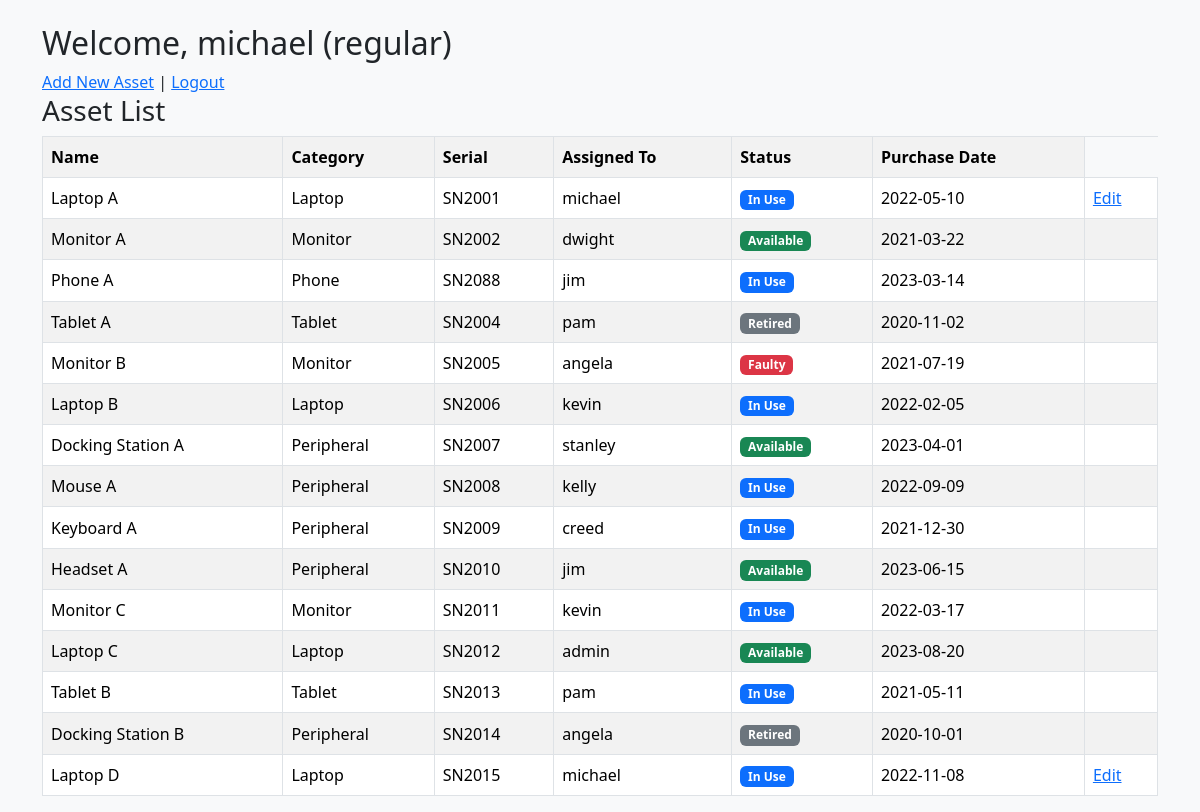
Page /dashboard (signed in) on the committed database.
### models.py (models this page shows)
class User(db.Model):
    id = db.Column(db.Integer, primary_key=True)
    username = db.Column(db.String(100), unique=True, nullable=False)
    password = db.Column(db.String(200), nullable=False)
    role = db.Column(db.String(10), nullable=False)  # 'admin' or 'regular'

class Asset(db.Model):
    id = db.Column(db.Integer, primary_key=True)
    name = db.Column(db.String(100), nullable=False)
    category = db.Column(db.String(50), nullable=False)
    serial_number = db.Column(db.String(100), unique=True, nullable=False)
    assigned_to_id = db.Column(db.Integer, db.ForeignKey('user.id'))
    assigned_user = db.relationship('User', backref='assets')
    purchase_date = db.Column(db.Date)
    status = db.Column(db.String(50), default="Available")

### app.py (the view)
@app.route('/dashboard')
def dashboard():
    if 'username' not in session:
        return redirect(url_for('login'))
    assets = Asset.query.all()
    return render_template('dashboard.html', user=session['username'], role=session['role'], assets=assets)

### templates/dashboard.html (shortened to what this page needs)
{% extends "base.html" %}
{% block content %}
<h2>Welcome, {{ user }} ({{ role }})</h2>
<a href="{{ url_for('add_asset') }}">Add New Asset</a> |
<a href="{{ url_for('logout') }}">Logout</a>
<h3>Asset List</h3>
<table class="table table-striped table-bordered table-hover align-middle">
        <tr>
            <th>Name</th>
            <th>Category</th>
            <th>Serial</th>
            <th>Assigned To</th>
            <th>Status</th>
            <th>Purchase Date</th>
        </tr>
    {% for asset in assets %}
    <tr>
        <td>{{ asset.name }}</td>
        <td>{{ asset.category }}</td>
        <td>{{ asset.serial_number }}</td>
        <td>{{ asset.assigned_user.username if asset.assigned_user else '-' }}</td>
        <td>
        {% if asset.status == 'Available' %}
            <span class="badge bg-success">{{ asset.status }}</span>
        {% elif asset.status == 'In Use' %}
            <span class="badge bg-primary">{{ asset.status }}</span>
        {% elif asset.status == 'Retired' %}
            <span class="badge bg-secondary">{{ asset.status }}</span>
        {% elif asset.status == 'Faulty' %}
            <span class="badge bg-danger">{{ asset.status }}</span>
        {% else %}
            <span class="badge bg-dark">{{ asset.status }}</span>
        {% endif %}
        </td>
        <td>{{ asset.purchase_date.strftime('%Y-%m-%d') if asset.purchase_date else '-' }}</td>
        <td>
            {% if role == 'admin' or asset.assigned_user.username == user %}
                <a href="{{ url_for('edit_asset', asset_id=asset.id) }}">Edit</a>
            {% endif %}
        </td>
    </tr>
    {% endfor %}
</table>
{% endblock %}

### rows in the picture
User: username "michael"
Asset: name "Laptop A", category "Laptop", serial_number "SN2001", assigned_user "michael", status "In Use", purchase_date "2022-05-10"
Asset: name "Monitor A", category "Monitor", serial_number "SN2002", assigned_user "dwight", status "Available", purchase_date "2021-03-22"
Asset: name "Phone A", category "Phone", serial_number "SN2088", assigned_user "jim", status "In Use", purchase_date "2023-03-14"
Asset: name "Tablet A", category "Tablet", serial_number "SN2004", assigned_user "pam", status "Retired", purchase_date "2020-11-02"
Asset: name "Monitor B", category "Monitor", serial_number "SN2005", assigned_user "angela", status "Faulty", purchase_date "2021-07-19"
Asset: name "Laptop B", category "Laptop", serial_number "SN2006", assigned_user "kevin", status "In Use", purchase_date "2022-02-05"
Asset: name "Docking Station A", category "Peripheral", serial_number "SN2007", assigned_user "stanley", status "Available", purchase_date "2023-04-01"
Asset: name "Mouse A", category "Peripheral", serial_number "SN2008", assigned_user "kelly", status "In Use", purchase_date "2022-09-09"
Asset: name "Keyboard A", category "Peripheral", serial_number "SN2009", assigned_user "creed", status "In Use", purchase_date "2021-12-30"
Asset: name "Headset A", category "Peripheral", serial_number "SN2010", assigned_user "jim", status "Available", purchase_date "2023-06-15"
Asset: name "Monitor C", category "Monitor", serial_number "SN2011", assigned_user "kevin", status "In Use", purchase_date "2022-03-17"
Asset: name "Laptop C", category "Laptop", serial_number "SN2012", assigned_user "admin", status "Available", purchase_date "2023-08-20"
Asset: name "Tablet B", category "Tablet", serial_number "SN2013", assigned_user "pam", status "In Use", purchase_date "2021-05-11"
Asset: name "Docking Station B", category "Peripheral", serial_number "SN2014", assigned_user "angela", status "Retired", purchase_date "2020-10-01"
Asset: name "Laptop D", category "Laptop", serial_number "SN2015", assigned_user "michael", status "In Use", purchase_date "2022-11-08"

### other values in the picture
{{ role }} "regular"
